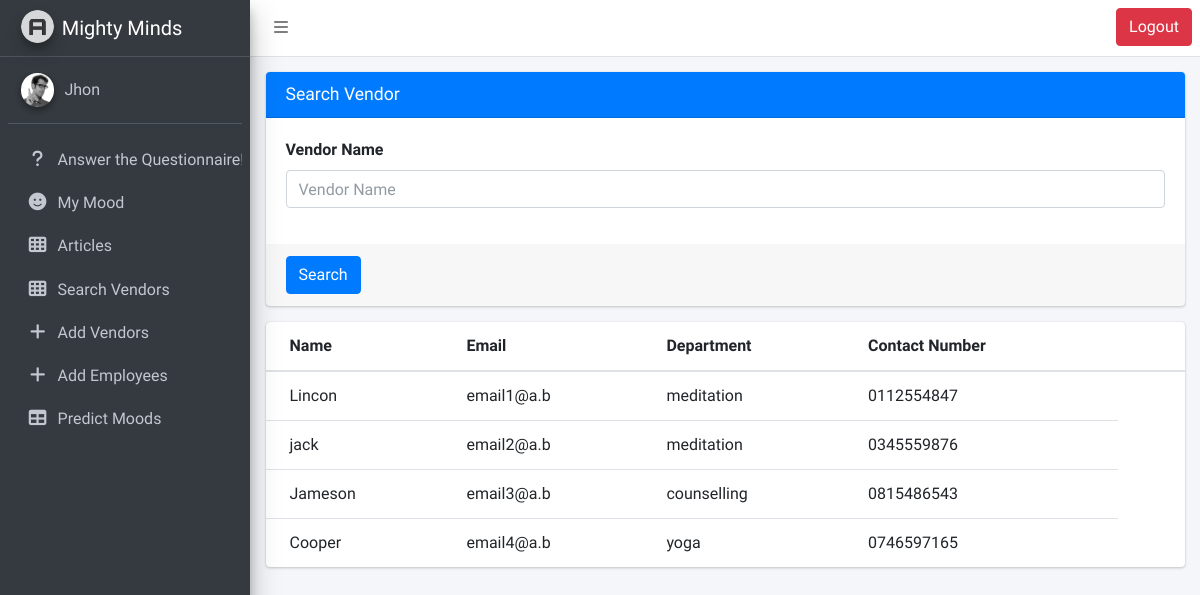
The page /searchVendors.php (signed in) on the database its author committed.
### tables this page shows
CREATE TABLE `vendor` (
  `ID` int(11) NOT NULL,
  `Name` varchar(225) NOT NULL,
  `Email` varchar(225) NOT NULL,
  `Service` varchar(225) NOT NULL,
  `WebsiteOrSocialMedia` varchar(225) NOT NULL,
  `ContactNumber` varchar(225) NOT NULL,
  `Location` varchar(225) NOT NULL,
  `Attachment` varchar(225) NOT NULL
);

### searchVendors.php (the view, shortened to what this page needs)
<?php
include('layout/header.php');
include('layout/navbar.php');
include('layout/sidebar.php');
$vendorName = null;
?>
<div class="content-wrapper">
    <div class="content-header">
        <div class="container-fluid">
            <div class="row">
                <div class="col-md-12">
                    <div class="card card-primary">
                        <div class="card-header">
                            <h3 class="card-title">Search Vendor</h3>
                        </div>
                        <form method="post" action="searchVendors.php" enctype="multipart/form-data">
                            <div class="card-body">
                                <div class="form-group">
                                    <label for="name">Vendor Name</label>
                                    <?php
                                        if ($vendorName){
                                            echo '<input id="VendorName" name="VendorName" type="text" class="form-control" placeholder="Vendor Name" value="'.$vendorName.'" required>';
                                        }
                                        else{
                                            echo '<input id="VendorName" name="VendorName" type="text" class="form-control" placeholder="Vendor Name" required>';
                                        }
                                    ?>
                                    </div>
                            </div>
                            <div class="card-footer">
                                <button type="submit" class="btn btn-primary">Search</button>
                            </div>
                        </form>
                    </div>
                </div>
            </div>
            <div class="row">
                <div class="col-md-12">
                    <div class="card card-info">
                        <div class="card-body p-0">
                            <table class="table">
                                <thead>
                                <tr>
                                    <th>Name</th>
                                    <th>Email</th>
                                    <th>Department</th>
                                    <th>Contact Number</th>
                                    <th></th>
                                </tr>
                                </thead>
                                <tbody>
                                <?php
                                $Database = new Database();
                                $conn = $Database->getConnection();
                                $sq="SELECT * FROM vendor WHERE `Name` LIKE '%".$vendorName."%'";
                                $result=$conn->query($sq);
                                if ($result) {
                                    while ($row = $result->fetch_assoc()) {
                                        echo "
                                               <tr>
                                               <td>" . $row['Name'] . "</td>
                                               <td>" . $row['Email'] . "</td>
                                               <td>" . $row['Service'] . "</td>
                                               <td>" . $row['ContactNumber'] . "</td>
                                               </tr>
                                               ";
                                    }
                                }
                                else{
                                    echo "
                                               <tr>
                                               <td>No results found</td>
                                               </tr>
                                               ";
                                }
                                ?>
                                </tbody>
                            </table>
                        </div>
                    </div>
                </div>
            </div>
        </div>
    </div>
</div>
<?php
include('layout/footer.php');
?>

### rows shown on the page
vendor: Name "Lincon", Email "email1@a.b", Service "meditation", ContactNumber "0112554847"
vendor: Name "jack", Email "email2@a.b", Service "meditation", ContactNumber "0345559876"
vendor: Name "Jameson", Email "email3@a.b", Service "counselling", ContactNumber "0815486543"
vendor: Name "Cooper", Email "email4@a.b", Service "yoga", ContactNumber "0746597165"

### other values the page prints
$_SESSION['userInfo']['Name'] "Jhon"
